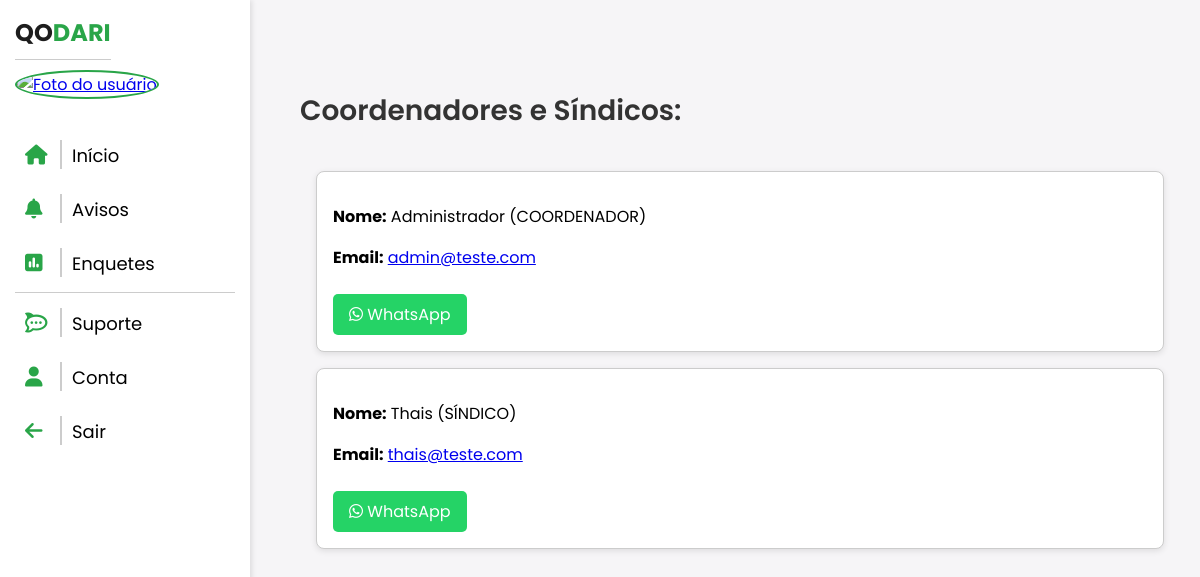
The page /suporte/ on the database its author committed.
### AppMoradia/models.py (models this page shows, shortened)
class CustomUser(AbstractUser):
     foto = models.ImageField(
        upload_to='fotos_perfil/',
        blank=True,
        null=True,
        default='fotos_perfil/default.png'
      )
     tipo = (
         ('VISITANTE','Visitante'),
         ('RESIDENTE','Residente'),
         ('SÍNDICO','Síndico'),
         ('COORDENADOR','Coordenador')
     )
     tipo = models.CharField(max_length=100, choices=tipo, default='VISITANTE')
     telefone = models.CharField(
        max_length=11,
        blank=True,
        null=True
    )

### AppMoradia/views.py (the view)
# urls.py: path('suporte/', views.suporte, name='suporte'),
def suporte(request):
    usuario = request.user
    usuarios = CustomUser.objects.all()
    return render(request, 'suporte.html', {'usuario': usuario, 'usuarios': usuarios})

### AppMoradia/templates/suporte.html (shortened to what this page needs)
{% extends 'sidebar-sistema.html' %}
{% load static %}
    {% block content %}
<div class="dashboard">
    <h2 class="dashboard-title">Coordenadores e Síndicos:</h2>
    <div class="lista-usuarios">
        {% for user in usuarios %}
            {% if user.tipo == 'COORDENADOR' or user.tipo == 'SÍNDICO' %}
                <div class="card-usuario">
                    <p><strong>Nome:</strong> {{ user.first_name }} ({{ user.tipo }})</p>
                    <p><strong>Email:</strong> <a href="mailto:{{ user.email }}">{{ user.email }}</a></p>
                    {% if user.telefone %}
                        <a class="whatsapp-btn" href="https://wa.me/55{{ user.telefone }}" target="_blank">
                            <i class="fab fa-whatsapp"></i> WhatsApp
                        </a>
                    {% else %}
                        <p><em>Telefone não informado</em></p>
                    {% endif %}
                </div>
            {% endif %}
        {% empty %}
            <p>Nenhum coordenador ou síndico cadastrado.</p>
        {% endfor %}
    </div>
</div>
    {% endblock %}

### AppMoradia/static/css/sistema.css (style rules this page uses)
* { box-sizing: border-box; }
html, body { width: 100%; overflow-x: hidden; }
body { background: #f6f5f7; font-family: 'Poppins', sans-serif; margin: 0; }
.dashboard { margin-top: 70px; }
.dashboard-title { user-select: none; font-size: 28px; color: #333; font-weight: 600; text-align: left; }
.lista-usuarios { display: flex; flex-direction: column; gap: 1rem; padding: 1rem; }
.card-usuario { border: 1px solid #ccc; border-radius: 8px; padding: 1rem; background-color: #fff; box-shadow: 0 2px 6px rgba(0,0,0,0.1); }
.whatsapp-btn { display: inline-block; margin-top: 0.5rem; padding: 0.5rem 1rem; background-color: #25D366; color: white; border-radius: 5px; text-decoration: none; transition: background-color 0.3s; }

### rows shown on the page
CustomUser: first_name "Administrador", tipo "COORDENADOR", email "admin@teste.com"
CustomUser: first_name "Thais", tipo "SÍNDICO", email "thais@teste.com"
